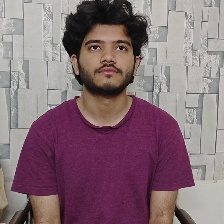
#> input picture dataset/aryan/130.jpg, 224 x 224 px
$ python -i train_model_pkl.py   (imports and definitions only)   (older library calls are emulated)
#> lines starting #> are read from the running program, lines starting #| are printed output that depends on the picture
"""
Advanced face recognition model training script.
Optimized for high accuracy with improved preprocessing and feature extraction.
Outputs sklearn model as .pkl file.
"""

import json
import pickle
import shutil
from pathlib import Path
from typing import Tuple

import cv2
import numpy as np
from PIL import Image
from sklearn.metrics import accuracy_score, classification_report
from sklearn.preprocessing import LabelEncoder, StandardScaler
from sklearn.svm import SVC
from sklearn.ensemble import RandomForestClassifier


ROOT = Path(__file__).resolve().parents[1]
NEW_DATASET_DIR = ROOT / "dataset new" / "dataset"
PROCESSED_DATASET = ROOT / "processed_dataset"
TRAIN_DIR = ROOT / "data" / "train"
VAL_DIR = ROOT / "data" / "val"
MODEL_PATH = ROOT / "models" / "face_classifier.pkl"
LABELS_PATH = ROOT / "models" / "labels.json"

IMG_SIZE = (128, 128)
IMAGE_EXTS = {".jpg", ".jpeg", ".png", ".bmp", ".webp"}
SPLIT_RATIO = 0.8
SEED = 42


# [93 lines left out: functions ensure_dirs_exist, copy_new_dataset, split_dataset, not called in this run]


def enhance_image(img_array: np.ndarray) -> np.ndarray:
    """
    Enhance image for better feature extraction.
    - Convert to grayscale for contrast enhancement
    - Apply CLAHE (Contrast Limited Adaptive Histogram Equalization)
    - Normalize
    """
    # Convert to grayscale
    if len(img_array.shape) == 3:
        gray = cv2.cvtColor(img_array, cv2.COLOR_RGB2GRAY)
    else:
        gray = img_array

    # Apply CLAHE for contrast enhancement
    clahe = cv2.createCLAHE(clipLimit=2.0, tileGridSize=(8, 8))
    enhanced = clahe.apply(gray)

    # Normalize
    enhanced = enhanced.astype(np.float32) / 255.0

    return enhanced


def extract_features(img_array: np.ndarray) -> np.ndarray:
    """
    Extract enhanced features from image.
    Combines multiple feature representations for better accuracy.
    """
    # Resize to standard size
    img_resized = cv2.resize(img_array, IMG_SIZE)

    # Convert to RGB if needed
    if len(img_resized.shape) == 2:
        img_rgb = cv2.cvtColor(img_resized, cv2.COLOR_GRAY2RGB)
    else:
        img_rgb = img_resized

    # Get grayscale enhanced
    gray_enhanced = enhance_image(img_rgb)

    # Feature 1: Normalized pixel values
    features = gray_enhanced.flatten().astype(np.float32)

    # Feature 2: Sobel edge detection (captures edges)
    sobelx = cv2.Sobel(gray_enhanced, cv2.CV_32F, 1, 0, ksize=3)
    sobely = cv2.Sobel(gray_enhanced, cv2.CV_32F, 0, 1, ksize=3)
    edge_features = np.concatenate([
        sobelx.flatten()[:1024],  # Limit size
        sobely.flatten()[:1024]
    ])

    # Feature 3: Local Binary Pattern inspired (simple local differences)
    diff_h = np.diff(gray_enhanced, axis=1).flatten()[:1024]
    diff_v = np.diff(gray_enhanced, axis=0).flatten()[:1024]

    # Combine all features
    combined_features = np.concatenate([
        features[:4096],
        edge_features,
        diff_h,
        diff_v
    ]).astype(np.float32)

    return combined_features


# [181 lines left out: functions collect_samples, load_features, train_model, not called in this run]


# [6 lines not run here, left out]

>>> import cv2
>>> picture = cv2.cvtColor(cv2.imread('../dataset/aryan/130.jpg'), cv2.COLOR_BGR2RGB)
>>> result = extract_features(picture)
#> in extract_features, `img_resized = cv2.resize(img_array, IMG_SIZE)`:
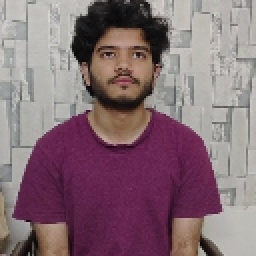
#> img_resized: shape (128, 128, 3) (shown 2 times larger); mean R, G, B 133.3, 109.2, 117.1
#> in enhance_image, `gray = cv2.cvtColor(img_array, cv2.COLOR_RGB2GRAY)`:
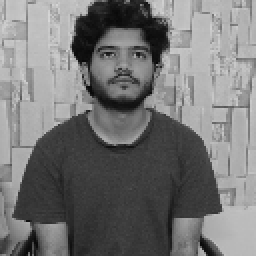
#> gray: shape (128, 128) (shown 2 times larger); min 8, max 215, mean 117.4
#> in enhance_image, `enhanced = clahe.apply(gray)`:
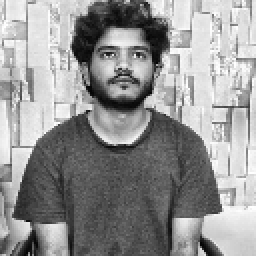
#> enhanced: shape (128, 128) (shown 2 times larger); min 4, max 255, mean 147.8
#> in extract_features, `features = gray_enhanced.flatten().astype(np.float32)`: features = 16384 values, max 1 at index 1003, min 0.0157 at index 5805, mean 0.58
#> in extract_features, `sobelx = cv2.Sobel(gray_enhanced, cv2.CV_32F, 1, 0, ksize=3)`:
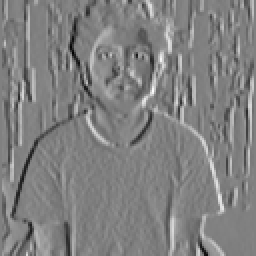
#> sobelx: shape (128, 128) float32 (shown 2 times larger); min -3.23, max 3.18, mean 0.00751; drawn with min black and max white
#> in extract_features, `sobely = cv2.Sobel(gray_enhanced, cv2.CV_32F, 0, 1, ksize=3)`:
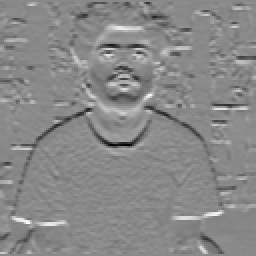
#> sobely: shape (128, 128) float32 (shown 2 times larger); min -3.44, max 2.93, mean -0.0189; drawn with min black and max white
#> in extract_features, `edge_features = np.concatenate([ sobelx.flatten()[:1024],`: edge_features = 2048 values, max 2.36 at index 459, min -2.21 at index 1225, mean -0.0406
#> in extract_features, `diff_h = np.diff(gray_enhanced, axis=1).flatten()[:1024]`: diff_h = 1024 values, max 0.584 at index 200, min -0.588 at index 64, mean 0.000502
#> in extract_features, `diff_v = np.diff(gray_enhanced, axis=0).flatten()[:1024]`: diff_v = 1024 values, max 0.455 at index 198, min -0.663 at index 73, mean -0.0152
#> in extract_features, `combined_features = np.concatenate([ features[:4096], edge_features, d..`: combined_features = 8192 values, max 2.36 at index 4555, min -2.21 at index 5321, mean 0.324
#> result has the same summary as combined_features in extract_features

$ run again, on dataset/harsh/163.jpg
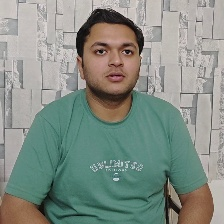
#> input picture dataset/harsh/163.jpg, 224 x 224 px
#> in enhance_image, `enhanced = clahe.apply(gray)`:
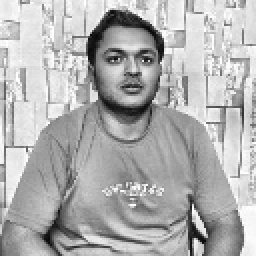
#> enhanced: shape (128, 128) (shown 2 times larger); min 8, max 255, mean 176.6
#> features = 16384 values, max 1 at index 170, min 0.0314 at index 1866, mean 0.693
#> in extract_features, `sobely = cv2.Sobel(gray_enhanced, cv2.CV_32F, 0, 1, ksize=3)`:
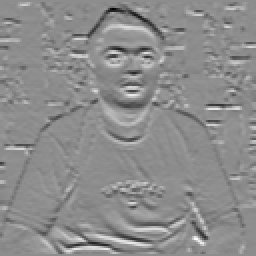
#> sobely: shape (128, 128) float32 (shown 2 times larger); min -3.55, max 2.85, mean -0.0117; drawn with min black and max white
#> edge_features = 2048 values, max 1.72 at index 406, min -3.55 at index 1592, mean -0.0331
#> diff_h = 1024 values, max 0.478 at index 498, min -0.49 at index 688, mean -0.000613
#> diff_v = 1024 values, max 0.486 at index 501, min -0.675 at index 567, mean -0.00964
#> combined_features = 8192 values, max 1.72 at index 4502, min -3.55 at index 5688, mean 0.369
#> result has the same summary as combined_features in extract_features

$ run again, on dataset/harsh/173.jpg
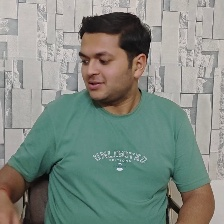
#> input picture dataset/harsh/173.jpg, 224 x 224 px
#> in enhance_image, `enhanced = clahe.apply(gray)`:
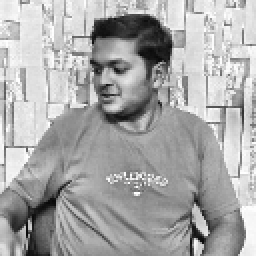
#> enhanced: shape (128, 128) (shown 2 times larger); min 7, max 255, mean 168.8
#> features = 16384 values, max 1 at index 649, min 0.0275 at index 12826, mean 0.662
#> in extract_features, `sobely = cv2.Sobel(gray_enhanced, cv2.CV_32F, 0, 1, ksize=3)`:
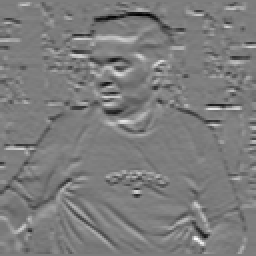
#> sobely: shape (128, 128) float32 (shown 2 times larger); min -2.84, max 2.93, mean -0.0169; drawn with min black and max white
#> edge_features = 2048 values, max 1.72 at index 406, min -2.84 at index 1989, mean -0.0222
#> diff_h = 1024 values, max 0.459 at index 371, min -0.416 at index 401, mean -0.000582
#> diff_v = 1024 values, max 0.486 at index 501, min -0.675 at index 957, mean -0.00847
#> combined_features = 8192 values, max 1.72 at index 4502, min -2.84 at index 6085, mean 0.354
#> result has the same summary as combined_features in extract_features
